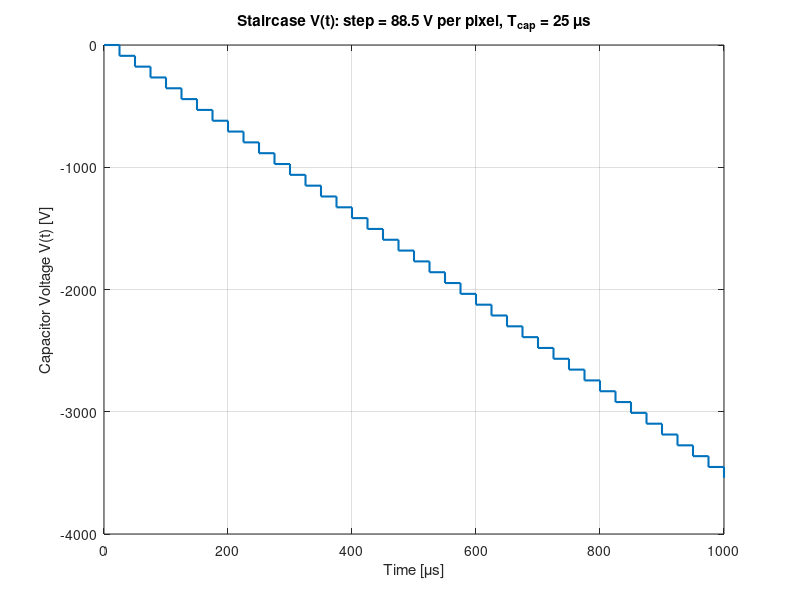

Reproduce this figure in MATLAB.
Vx = 20.0;          % horizontal speed [m/s]
W  = 1.0e-3;        % plate separation [m]
L1 = 0.5e-3;        % capacitor length [m]
L2 = 1.25e-3;       % distance from capacitor exit to paper [m]

rho = 1000.0;       % density [kg/m^3]
d   = 84e-6;        % diameter [m]
q   = -1.9e-10;     % charge [C]

volume = (pi/6) * d^3;
m = rho * volume;
dpi = 300; 

inch  = 0.0254;
pitch = (1/dpi)*inch;   % vertical pixel spacing [m]
T_cap = L1 / Vx;        % time in field per droplet [s]

% Key formula: y = (q * V * L1 * L2) / (m * W * Vx^2)
% Rearranged: V = y * (m*W*Vx^2) / (q*L1*L2)
coef_V_per_m = (m * W * Vx^2) / (q * L1 * L2);  % volts per meter of deflection

dV_per_pixel = abs(coef_V_per_m) * pitch;

fprintf('Q3: Droplet mass m = %.3e kg\n', m);
fprintf('Q3: y(V) = (q*V*L1*L2)/(m*W*Vx^2)\n');
fprintf('Q3: V(y) = y*(m*W*Vx^2)/(q*L1*L2)\n');
fprintf('Q3: 300 dpi pixel pitch = %.1f micrometers\n', pitch*1e6);
fprintf('Q3: |ΔV| per pixel ≈ %.1f V\n', dV_per_pixel);
fprintf('Q3: Time step per droplet (stair step) = %.1f microseconds\n', T_cap*1e6);


N_demo = 40;  % change as desired
t = (0:N_demo) * T_cap;             % time edges of steps
V_steps = -(0:N_demo) * dV_per_pixel; % negative sign = one deflection direction

figure; 
stairs(t*1e6, V_steps, 'LineWidth', 1.5);  % time in microseconds
xlabel('Time [\mus]');
ylabel('Capacitor Voltage V(t) [V]');
title(sprintf('Staircase V(t): step = %.1f V per pixel, T_{cap} = %.0f \\mus', ...
               dV_per_pixel, T_cap*1e6));
grid on;
height_in = 11; 

N_full = height_in * dpi;                 % 3300 pixels
V_span_est = N_full * dV_per_pixel;       % total span if purely electrostatic
fprintf('Q3 (note): Full 11" span would need ~%.2e V total range (~±%.2e V).\n', ...
        V_span_est, 0.5*V_span_est);


% y_from_V = @(V) (q.*V.*L1.*L2) ./ (m.*W.*Vx.^2);
% V_from_y = @(y) (y.*m.*W.*Vx.^2) ./ (q.*L1.*L2);
